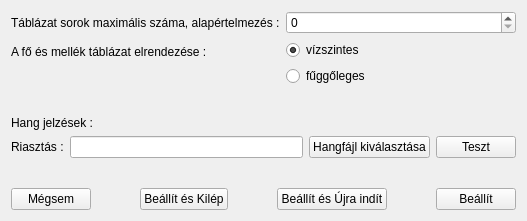
<?xml version="1.0" encoding="UTF-8"?>
<ui version="4.0">
 <class>GSetup</class>
 <widget class="QWidget" name="GSetup">
  <property name="geometry">
   <rect>
    <x>0</x>
    <y>0</y>
    <width>527</width>
    <height>221</height>
   </rect>
  </property>
  <property name="windowTitle">
   <string>GUI beállítások</string>
  </property>
  <layout class="QVBoxLayout" name="verticalLayout_2">
   <item>
    <layout class="QFormLayout" name="formLayout">
     <item row="0" column="0">
      <widget class="QLabel" name="label">
       <property name="text">
        <string>Táblázat sorok maximális száma, alapértelmezés :</string>
       </property>
      </widget>
     </item>
     <item row="0" column="1">
      <widget class="QSpinBox" name="spinBoxMaxRows"/>
     </item>
     <item row="1" column="0">
      <widget class="QLabel" name="labelOrientation">
       <property name="text">
        <string>A fő és mellék táblázat elrendezése :</string>
       </property>
      </widget>
     </item>
     <item row="1" column="1">
      <layout class="QVBoxLayout" name="verticalLayout">
       <item>
        <widget class="QRadioButton" name="radioButtonHorizontal">
         <property name="text">
          <string>vízszintes</string>
         </property>
         <property name="checked">
          <bool>true</bool>
         </property>
        </widget>
       </item>
       <item>
        <widget class="QRadioButton" name="radioButtonVertikal">
         <property name="text">
          <string>fűggőleges</string>
         </property>
        </widget>
       </item>
      </layout>
     </item>
    </layout>
   </item>
   <item>
    <spacer name="verticalSpacer">
     <property name="orientation">
      <enum>Qt::Vertical</enum>
     </property>
     <property name="sizeHint" stdset="0">
      <size>
       <width>20</width>
       <height>40</height>
      </size>
     </property>
    </spacer>
   </item>
   <item>
    <widget class="QLabel" name="label_2">
     <property name="text">
      <string>Hang jelzések :</string>
     </property>
    </widget>
   </item>
   <item>
    <layout class="QHBoxLayout" name="horizontalLayout">
     <item>
      <widget class="QLabel" name="label_3">
       <property name="text">
        <string>Riasztás :</string>
       </property>
      </widget>
     </item>
     <item>
      <widget class="QLineEdit" name="lineEditAlarm">
       <property name="text">
        <string notr="true"/>
       </property>
       <property name="readOnly">
        <bool>true</bool>
       </property>
      </widget>
     </item>
     <item>
      <widget class="QPushButton" name="pushButtonAlarmFile">
       <property name="text">
        <string>Hangfájl kiválasztása</string>
       </property>
      </widget>
     </item>
     <item>
      <widget class="QPushButton" name="pushButtonAlarmTest">
       <property name="text">
        <string>Teszt</string>
       </property>
      </widget>
     </item>
    </layout>
   </item>
   <item>
    <spacer name="verticalSpacer_2">
     <property name="orientation">
      <enum>Qt::Vertical</enum>
     </property>
     <property name="sizeHint" stdset="0">
      <size>
       <width>20</width>
       <height>40</height>
      </size>
     </property>
    </spacer>
   </item>
   <item>
    <layout class="QHBoxLayout" name="horizontalLayout_4">
     <item>
      <widget class="QPushButton" name="PBCancel">
       <property name="text">
        <string>Mégsem</string>
       </property>
      </widget>
     </item>
     <item>
      <spacer name="horizontalSpacer_2">
       <property name="orientation">
        <enum>Qt::Horizontal</enum>
       </property>
       <property name="sizeHint" stdset="0">
        <size>
         <width>40</width>
         <height>20</height>
        </size>
       </property>
      </spacer>
     </item>
     <item>
      <widget class="QPushButton" name="PBApplicateAndExit">
       <property name="text">
        <string>Beállít és Kilép</string>
       </property>
      </widget>
     </item>
     <item>
      <spacer name="horizontalSpacer_3">
       <property name="orientation">
        <enum>Qt::Horizontal</enum>
       </property>
       <property name="sizeHint" stdset="0">
        <size>
         <width>40</width>
         <height>20</height>
        </size>
       </property>
      </spacer>
     </item>
     <item>
      <widget class="QPushButton" name="PBApplicateAndRestart">
       <property name="text">
        <string>Beállít és Újra indít</string>
       </property>
      </widget>
     </item>
     <item>
      <spacer name="horizontalSpacer">
       <property name="orientation">
        <enum>Qt::Horizontal</enum>
       </property>
       <property name="sizeHint" stdset="0">
        <size>
         <width>40</width>
         <height>20</height>
        </size>
       </property>
      </spacer>
     </item>
     <item>
      <widget class="QPushButton" name="PBApplicateAndClose">
       <property name="text">
        <string>Beállít</string>
       </property>
      </widget>
     </item>
    </layout>
   </item>
  </layout>
  <zorder>labelOrientation</zorder>
  <zorder>label</zorder>
  <zorder>lineEdit</zorder>
  <zorder>horizontalSpacer_3</zorder>
  <zorder>line</zorder>
  <zorder>line_2</zorder>
  <zorder>label_2</zorder>
  <zorder>label_3</zorder>
  <zorder>lineEditAlarm</zorder>
  <zorder>pushButtonAlarmFile</zorder>
  <zorder>pushButtonAlarmTest</zorder>
  <zorder>verticalSpacer</zorder>
  <zorder>verticalSpacer_2</zorder>
 </widget>
 <resources/>
 <connections/>
</ui>
